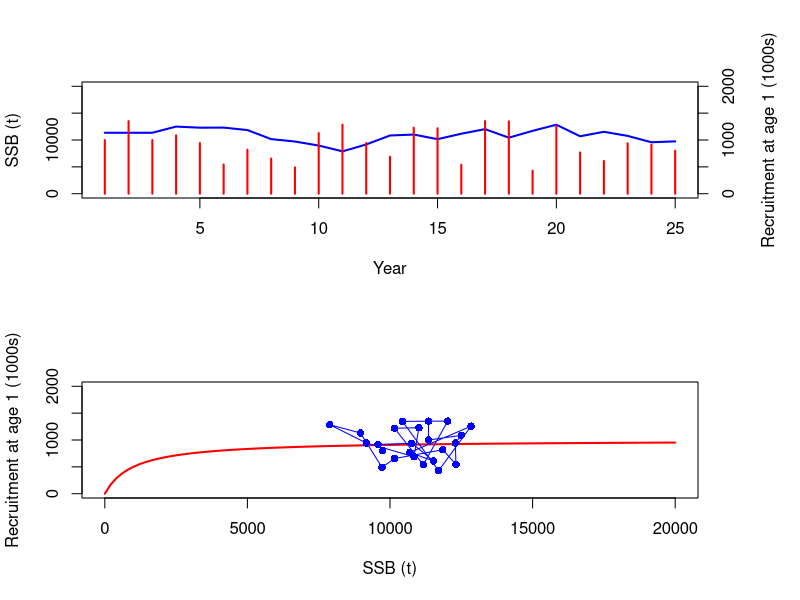

Recreate this plot in R.
################################################################################
## Functions

AgeModel <- function(Ninit, M, Fmort, mat, w, Amax, Tmax, alpha, beta, v)
{
  N <- matrix(nrow=Amax, ncol=Tmax)
  SSB <- numeric(Tmax)

  ## Year 1
  N[1,1] <- Ninit
  for(a in 1:(Amax-1))
    N[a+1,1] <- N[a,1] * exp(-M[a]-Fmort[a])
  SSB[1] <- sum(N[,1] * mat * w)

  ## Later years
  for(t in 1:(Tmax-1))
  {
    N[1,t+1] <- (alpha*SSB[t]) / (beta+SSB[t]) + v*runif(1,-0.5,0.5)
    for(a in 1:(Amax-1))
      N[a+1,t+1] <- N[a,t] * exp(-M[a]-Fmort[a])
    SSB[t+1] <- sum(N[,t+1] * mat * w)
  }

  list(alpha=alpha, beta=beta, N=N, SSB=SSB, Rec=N[1,])
}

RecPlot <- function(SR, Slim=NULL, Rlim=NULL)
{
  ## SR contains elements SSB, Rec, alpha, beta

  if(is.null(Slim))
    Slim <- c(0, 1.1*max(SR$SSB))
  if(is.null(Rlim))
    Rlim <- c(0, 1.1*max(SR$Rec))

  SSB.curve <- seq(Slim[1], Slim[2], length=100)
  Rec.curve <- (alpha*SSB.curve) / (beta+SSB.curve)

  opar <- par(mfrow=c(2,1), oma=c(0,0,0,3))
  plot(SR$SSB, ylim=Slim, type="l", lwd=2, col="blue",
       xlab="Year", ylab="SSB (t)")
  par(new=TRUE)
  plot(SR$Rec, ylim=Rlim, type="h", lwd=2, col="red",
       ann=FALSE, axes=FALSE)
  axis(4)
  mtext("Recruitment at age 1 (1000s)", side=4, line=3)

  plot(SSB.curve, Rec.curve, xlim=Slim, ylim=Rlim, type="l",
       xlab="SSB (t)", ylab="Recruitment at age 1 (1000s)", lwd=2, col="red")
  points(SR$SSB, SR$Rec, type="o", pch=16, col="blue")
  par(opar)
}

################################################################################
## Simulation

Amax <- 15
Tmax <- 25
Ninit <- 1000
M <- rep(0.2, Amax)
Fmort <- c(0, 0, rep(0.3,Amax-2))
mat <- c(0, 0, rep(1,Amax-2))
w <- 10 * (1-exp(-0.5*((1:Amax)+0.1)))^3
alpha <- 1000
beta <- 1000

pop <- AgeModel(Ninit, M, Fmort, mat, w, Amax, Tmax, alpha, beta, v=1000)
round(pop$N)

RecPlot(AgeModel(Ninit, M, Fmort, mat, w, Amax, Tmax, alpha, beta, v=1000),
        Slim=c(0,20000), Rlim=c(0,2000))
